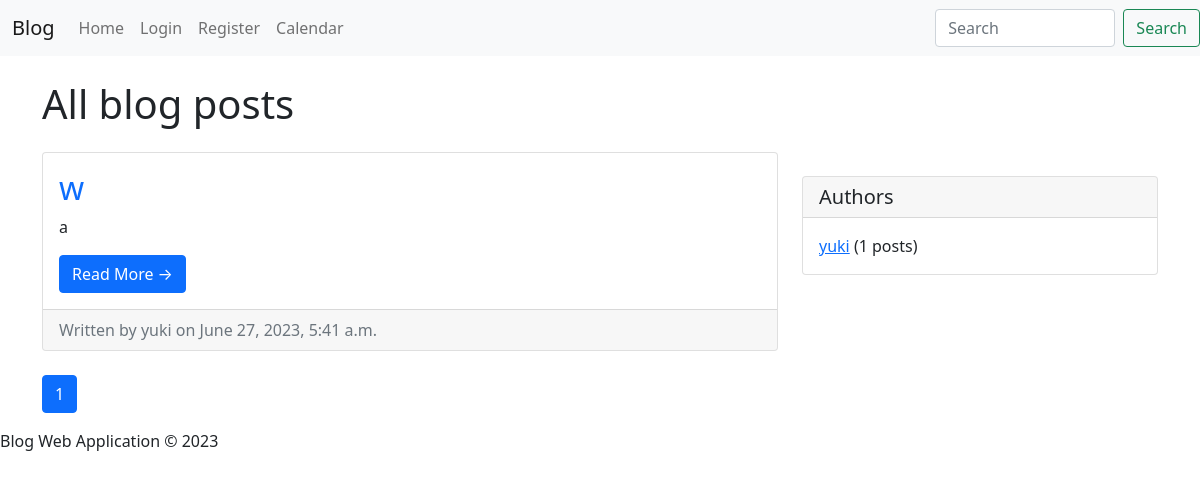
The page /blog/ on the database as committed earlier.
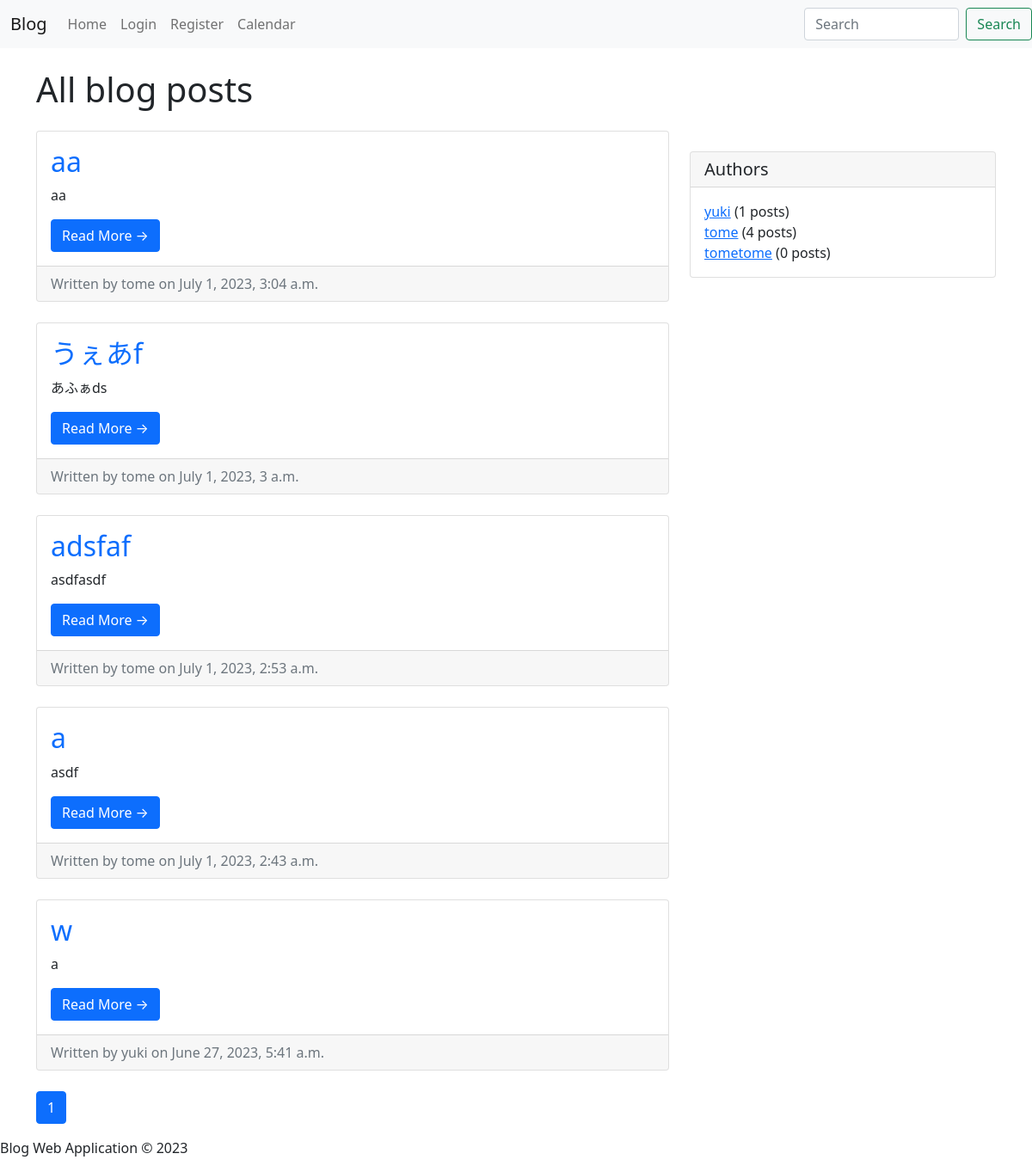
The same page on the database as committed later.
### blogapp/models.py (models this page shows, shortened)
class BlogPost(models.Model):
    title = models.CharField(max_length=50)
    content = models.TextField()
    date = models.DateTimeField(auto_now_add=True)
    author = models.ForeignKey(Author, on_delete=models.CASCADE)

class Author(models.Model):
    user = models.OneToOneField(User, on_delete=models.CASCADE)

### blogapp/views.py (the view)
# urls.py: path('', views.blog_list, name='blog_list'),
def blog_list(request):
    posts = BlogPost.objects.all().order_by('-date')
    authors = Author.objects.annotate(num_posts=Count('blogpost'))
    paginator = Paginator(posts, 5) # Show 10 posts per page
    page_number = request.GET.get('page') or 1
    page = paginator.get_page(page_number)
    return render(request, 'blogapp/blog_list.html', {'page': page, 'authors': authors})

### blogapp/templates/blogapp/blog_list.html (shortened to what this page needs)
{% extends 'blogapp/base.html' %}
{% load static %}
{% block content %}
  <div class="container">
    <h1 class="my-4">All blog posts</h1>
    <div class="row">
      <div class="col-md-8">
        {% for post in page %}
          <div class="card mb-4">
            <div class="card-body">
              <h2 class="card-title"><a href="{% url 'blog_detail' post.pk %}" class="text-decoration-none">{{ post.title }}</a></h2>
              <p class="card-text">{{ post.content|truncatewords:30 }}</p>
              <a href="{% url 'blog_detail' post.pk %}" class="btn btn-primary">Read More &rarr;</a>
            </div>
            <div class="card-footer text-muted">
              Written by {{ post.author.user.username }} on {{ post.date }}
            </div>
          </div>
        {% empty %}
          <p class="text-muted">No blog posts yet.</p>
        {% endfor %}
        <nav aria-label="Page navigation example">
          <ul class="pagination">
            <li class="page-item active"><a class="page-link" href="?page={{ page.number }}">{{ page.number }}</a></li>
          </ul>
        </nav>
      </div>
      <div class="col-md-4">
        <div class="card my-4">
          <h5 class="card-header">Authors</h5>
          <div class="card-body">
            <ul class="list-unstyled mb-0">
              {% for author in authors %}
                <li><a href="{% url 'author_posts' author.id %}">{{ author.user.username }}</a> ({{ author.num_posts }} posts)</li>
              {% endfor %}
            </ul>
          </div>
        </div>
      </div>
    </div>
  </div>
{% endblock %}

### blogapp/templates/blogapp/base.html (shortened to what this page needs)
<!DOCTYPE html>
<html>
<head>
    <link href="https://cdn.jsdelivr.net/npm/bootstrap@5.0.2/dist/css/bootstrap.min.css" rel="stylesheet">
</head>
<body>
    <header>
        <nav class="navbar navbar-expand-lg navbar-light bg-light">
            <div class="container-fluid">
                <a class="navbar-brand" href="{% url 'blog_list' %}">Blog</a>
                <div class="collapse navbar-collapse" id="navbarNav">
                    <ul class="navbar-nav">
                        <li class="nav-item">
                            <a class="nav-link" href="{% url 'blog_list' %}">Home</a>
                        </li>
                        {% if user.is_authenticated %}
                        <li class="nav-item">
                            <a class="nav-link" href="{% url 'logout' %}">Logout</a>
                        </li>
                        <li class="nav-item">
                            <a class="nav-link" href="{% url 'blog_post_create' %}">Create</a>
                        </li>
                        {% else %}
                        <li class="nav-item">
                            <a class="nav-link" href="{% url 'login' %}">Login</a>
                        </li>
                        <li class="nav-item">
                            <a class="nav-link" href="{% url 'register' %}">Register</a>
                        </li>
                        {% endif %}
                        <li class="nav-item">
                            <a class="nav-link" href="{% url 'calendar_current' %}">Calendar</a>
                        </li>
                    </ul>
                </div>
            </div>
            <form class="d-flex" method="get" action="{% url 'blog_search' %}">
                <input class="form-control me-2" type="search" placeholder="Search" aria-label="Search" name="search_word">
                <button class="btn btn-outline-success" type="submit">Search</button>
            </form>
        </nav>
    </header>
    <main>
        {% block content %}{% endblock %}
    </main>
    <footer>
        <p>Blog Web Application © 2023</p>
    </footer>

Rows that differ between the two databases and show on the page:
added BlogPost: title "aa", content "aa", author.user.username "tome", date "July 1, 2023, 3:04 a.m."
added BlogPost: title "うぇあf", content "あふぁds", author.user.username "tome", date "July 1, 2023, 3 a.m."
added BlogPost: title "adsfaf", content "asdfasdf", author.user.username "tome", date "July 1, 2023, 2:53 a.m."
added BlogPost: title "a", content "asdf", author.user.username "tome", date "July 1, 2023, 2:43 a.m."
added Author: user.username "tome", num_posts "4"
added Author: user.username "tometome", num_posts "0"
